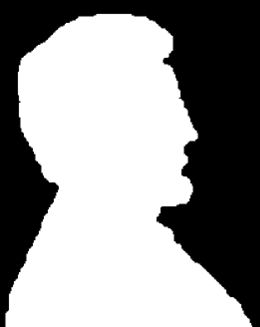
#> input picture list_two/img1.jpeg, 260 x 327 px, found by its file name
$ python lines.py
#> lines starting #> are read from the running program, lines starting #| are printed output that depends on the picture; after the words box and inside, x2 and y2 are one past the last pixel; in counts of white or black regions, pixels touching at a corner belong together
import cv2
import numpy as np
from scipy import ndimage
from math import sqrt

def threshold(img3,T):
    for i in range(len(img3)):
        for j in range(len(img3[0])):
            if img3[i][j] > T:
                img3[i][j] = 255
            else:
                img[i][j] = 0

    return img3

def magnitude(img1,img2):
    newimage=img1[:]
    for i in range(img1.shape[0]):
        for j in range(img.shape[1]):
            newimage[i][j]=sqrt((img1[i][j]**2+img2[i][j]**2))

    return newimage

img=cv2.imread("/home/gp/Desktop/DP/list_two/img1.jpeg",0)
#> img is the input picture: shape (327, 260); min 0, max 255, mean 148.1
# cv2.imshow("original",img)

vertical_kernel=np.array([[-1,0,1],
                            [-2,0,2],
                            [-1,0,1]])
horizontal_kernel=np.array([[-1,-2,-1],
                         [0,0,0],
                         [1,2,1]])
laplacian_kernel=np.array([[-1,-1,-1],
                           [-1, 8, -1],
                           [-1, -1, -1]])
# img1=np.sum(np.multiply(img, vertical_kernel))
img1=ndimage.convolve(img, vertical_kernel, mode="constant", cval=0)
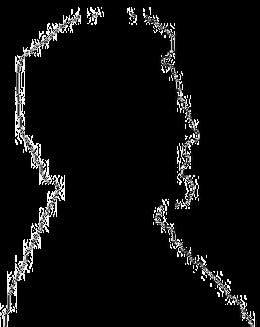
#> img1: shape (327, 260); min 0, max 255, mean 14.5
img2=ndimage.convolve(img, horizontal_kernel, mode="constant", cval=0)
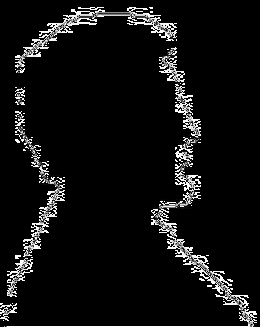
#> img2: shape (327, 260); min 0, max 255, mean 17.2
img3=ndimage.convolve(img,laplacian_kernel,mode="constant",cval=0)
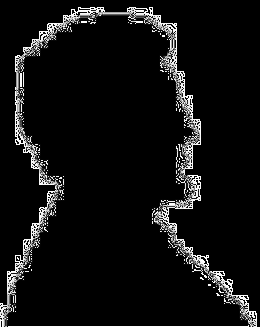
#> img3: shape (327, 260); min 0, max 255, mean 17.1
cv2.imshow("original",img)
cv2.imshow("vertical",img1)
cv2.imshow("horizontal",img2)

# img4=(img1*img1+img2*img2)**0.5
img4=magnitude(img1,img2)
#> after the loop in magnitude, `for i in range(img1.shape[0]):`:
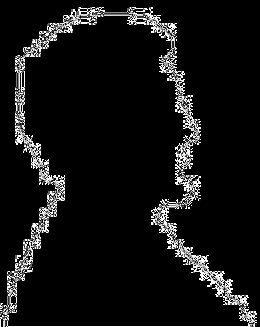
#> newimage: shape (327, 260); 9.56% of pixels changed, all inside (x1, y1, x2, y2) = (0, 7, 257, 327)
cv2.imshow("edge",img3)

img3=threshold(img3,5)
#> after the loop in threshold, `for i in range(len(img3)):`:
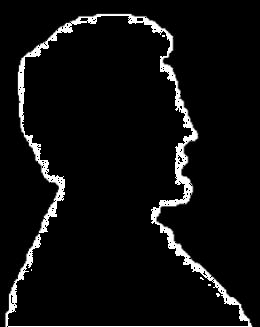
#> img: shape (327, 260); min 0, max 255, mean 14.5
#> after the loop in threshold, `for i in range(len(img3)):`:
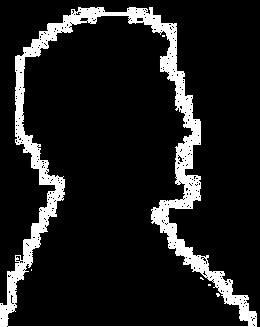
#> img3: shape (327, 260); 11.49% of pixels changed, all inside (x1, y1, x2, y2) = (0, 7, 257, 327)
cv2.imshow("point",img3)
cv2.waitKey(0)
cv2.destroyAllWindows()

$ run again, with list_two/img4.jpeg copied over list_two/img1.jpeg
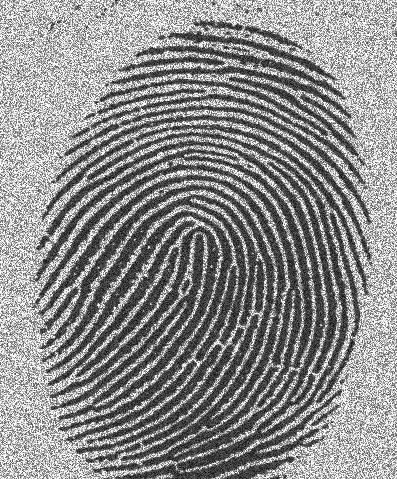
#> input picture list_two/img4.jpeg, 397 x 479 px, found by its file name
#> img is the input picture: shape (479, 397); min 0, max 255, mean 138.8
#> after the loop in magnitude, `for i in range(img1.shape[0]):`:
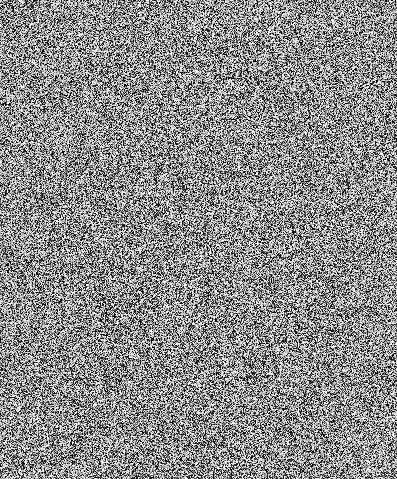
#> newimage: shape (479, 397); min 0, max 255, mean 139.5
#> after the loop in threshold, `for i in range(len(img3)):`:
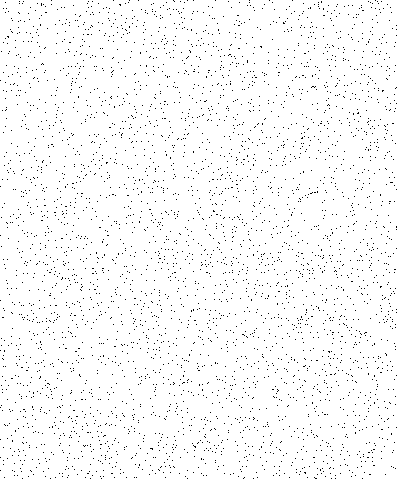
#> img3: shape (479, 397); min 0, max 255, mean 249.1

$ run again, with list_two/q_s.jpeg copied over list_two/img1.jpeg
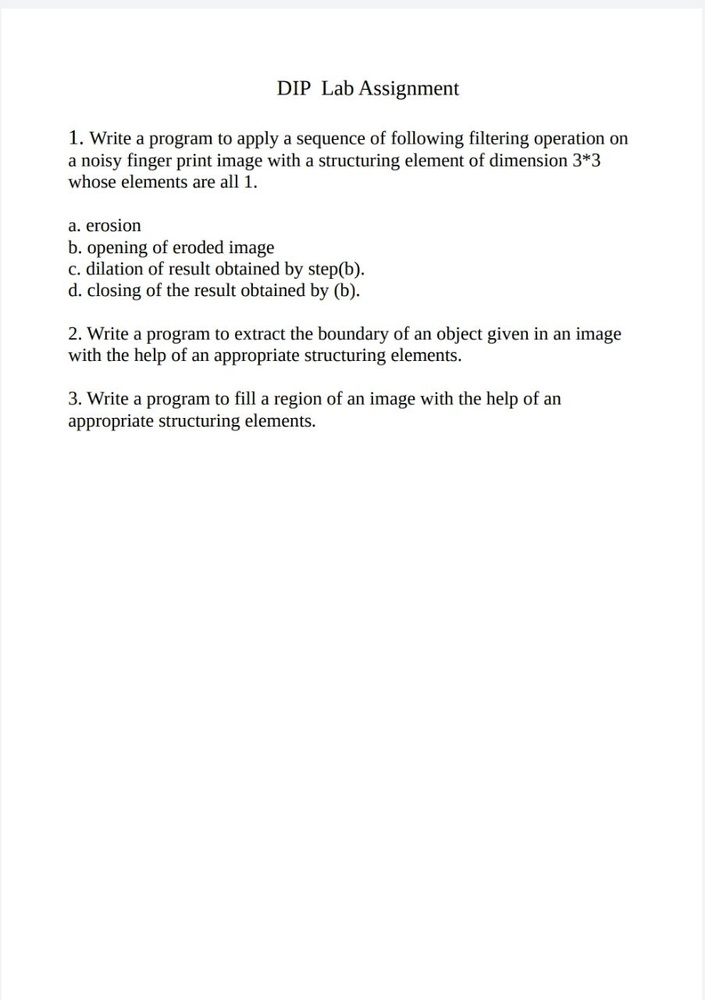
#> input picture list_two/q_s.jpeg, 705 x 1000 px, shrunk from 903 x 1280 before the run, found by its file name
#> after the loop in magnitude, `for i in range(img1.shape[0]):`:
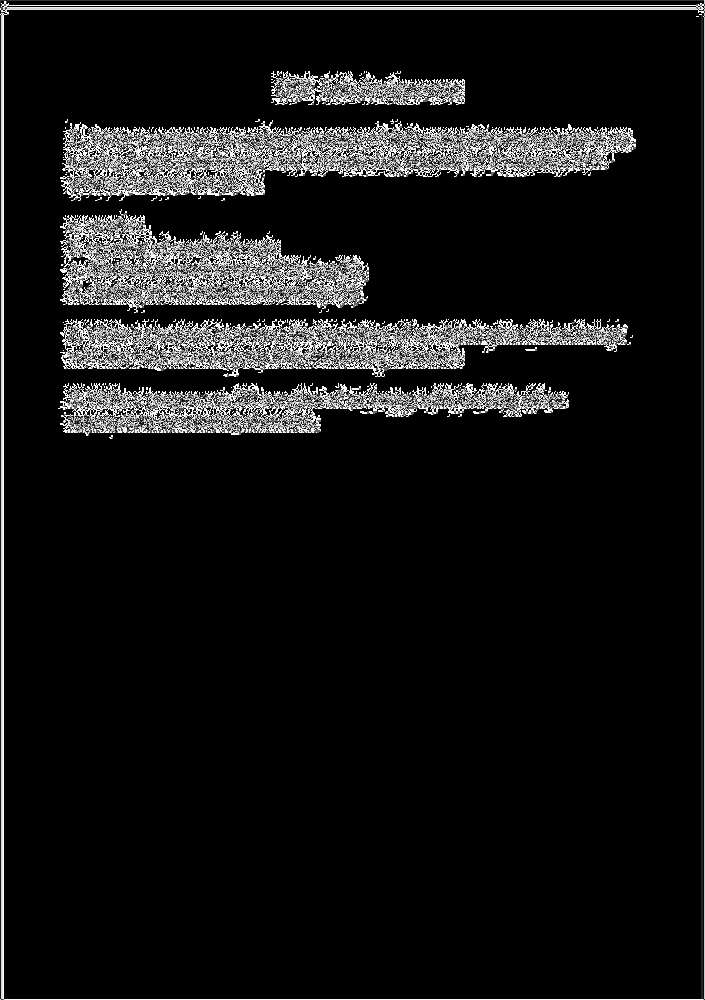
#> newimage: shape (1000, 705); min 0, max 255, mean 22.4
#> after the loop in threshold, `for i in range(len(img3)):`:
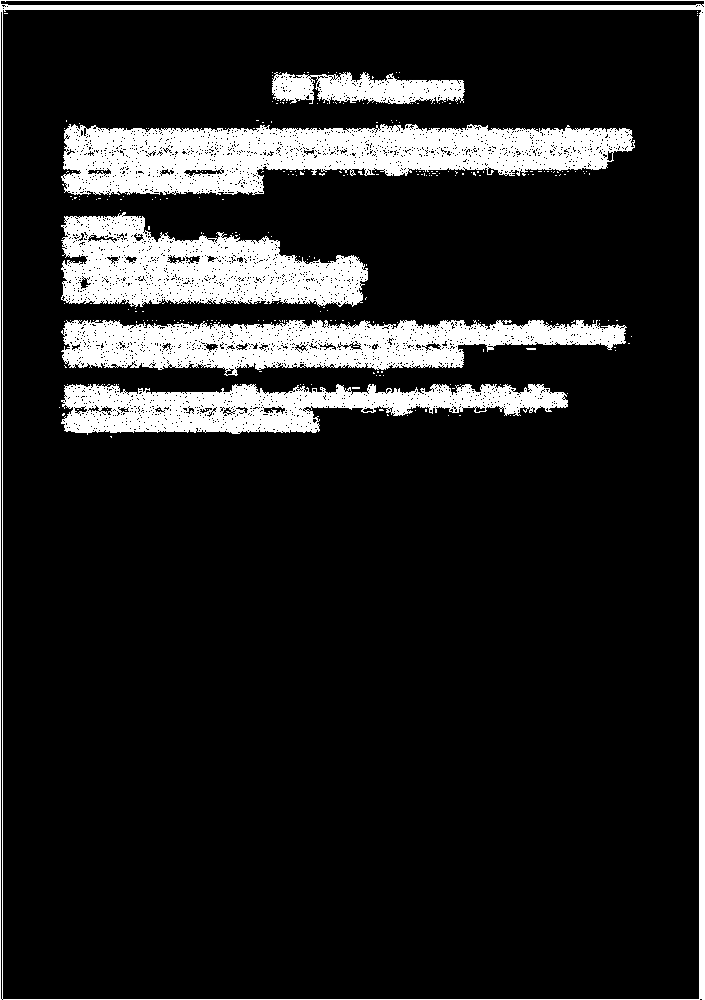
#> img3: shape (1000, 705); min 0, max 255, mean 34.6
